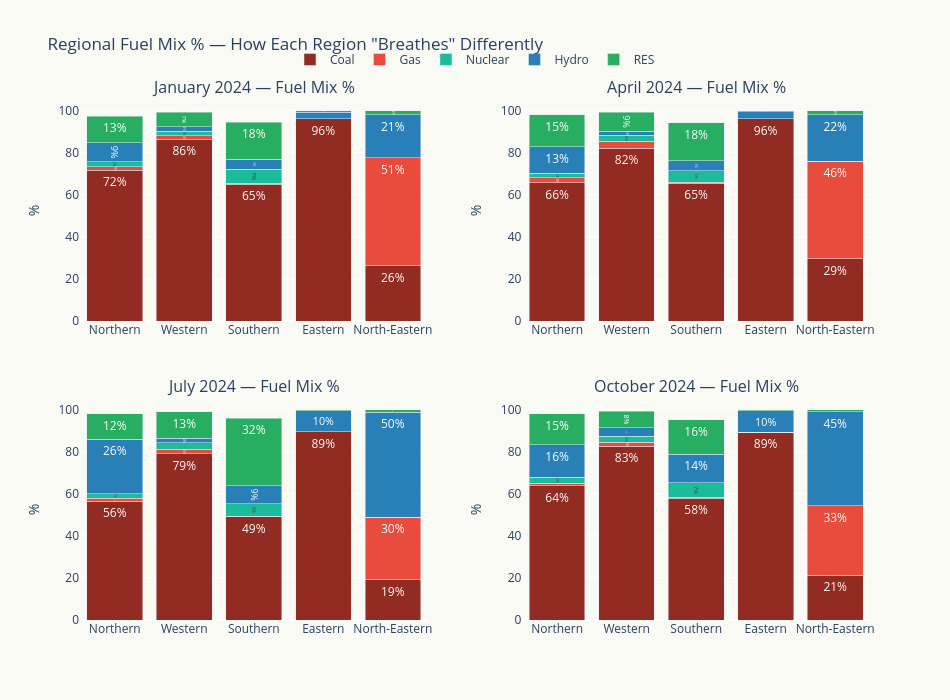

Write notebook code for a chart like this one.
### Code cell
# Percentage view — normalized stacked bars showing the "breathing" more clearly
fig = make_subplots(rows=2, cols=2,
                    subplot_titles=[f'{name} 2024 — Fuel Mix %' for name in snapshot_months.values()],
                    vertical_spacing=0.15, horizontal_spacing=0.12)

for idx, (m, mname) in enumerate(snapshot_months.items()):
    row, col = positions[idx]
    mdf = df[df['month'] == m]

    totals = [mdf[f'{r}: Total'].sum() for r in REGIONS]

    for fuel in fuel_order_display:
        vals = [100 * mdf[f'{r}: {fuel}'].sum() / totals[j] if totals[j] > 0 else 0
                for j, r in enumerate(REGIONS)]
        fig.add_trace(go.Bar(
            name=fuel,
            x=[REGION_NAMES[r] for r in REGIONS],
            y=vals,
            marker_color=FUEL_COLORS[fuel],
            showlegend=(idx == 0),
            legendgroup=fuel,
            text=[f'{v:.0f}%' for v in vals],
            textposition='inside',
        ), row=row, col=col)

fig.update_layout(
    barmode='stack',
    height=700, width=950,
    title='Regional Fuel Mix % — How Each Region "Breathes" Differently',
    plot_bgcolor=BG, paper_bgcolor=BG,
    legend=dict(orientation='h', yanchor='bottom', y=1.05, xanchor='center', x=0.5),
)
for i in range(1, 3):
    for j in range(1, 3):
        fig.update_yaxes(title_text='%', range=[0, 105], row=i, col=j)
fig.show()

### Figure 1 — Plotly figure (JSON) as saved in the notebook; plotly's stock layout.template omitted (floating-point values rounded to 4 significant figures)
{"data": [{"legendgroup": "Coal", "marker": {"color": "#922B21"}, "name": "Coal", "showlegend": true, "text": ["72%", "86%", "65%", "96%", "26%"], "textposition": "inside", "type": "bar", "x": ["Northern", "Western", "Southern", "Eastern", "North-Eastern"], "xaxis": "x", "y": [71.61, 86.32, 64.88, 96.13, 26.31], "yaxis": "y"}, {"legendgroup": "Gas", "marker": {"color": "#E74C3C"}, "name": "Gas", "showlegend": true, "text": ["2%", "2%", "1%", "0%", "51%"], "textposition": "inside", "type": "bar", "x": ["Northern", "Western", "Southern", "Eastern", "North-Eastern"], "xaxis": "x", "y": [1.763, 1.763, 0.5627, 0.0, 51.15], "yaxis": "y"}, {"legendgroup": "Nuclear", "marker": {"color": "#1ABC9C"}, "name": "Nuclear", "showlegend": true, "text": ["2%", "2%", "7%", "0%", "0%"], "textposition": "inside", "type": "bar", "x": ["Northern", "Western", "Southern", "Eastern", "North-Eastern"], "xaxis": "x", "y": [2.277, 2.009, 6.765, 0.0, 0.0], "yaxis": "y"}, {"legendgroup": "Hydro", "marker": {"color": "#2980B9"}, "name": "Hydro", "showlegend": true, "text": ["9%", "2%", "5%", "3%", "21%"], "textposition": "inside", "type": "bar", "x": ["Northern", "Western", "Southern", "Eastern", "North-Eastern"], "xaxis": "x", "y": [9.003, 2.27, 4.551, 3.016, 20.53], "yaxis": "y"}, {"legendgroup": "RES", "marker": {"color": "#27AE60"}, "name": "RES", "showlegend": true, "text": ["13%", "7%", "18%", "1%", "2%"], "textposition": "inside", "type": "bar", "x": ["Northern", "Western", "Southern", "Eastern", "North-Eastern"], "xaxis": "x", "y": [12.51, 6.728, 17.64, 0.8598, 2.007], "yaxis": "y"}, {"legendgroup": "Coal", "marker": {"color": "#922B21"}, "name": "Coal", "showlegend": false, "text": ["66%", "82%", "65%", "96%", "29%"], "textposition": "inside", "type": "bar", "x": ["Northern", "Western", "Southern", "Eastern", "North-Eastern"], "xaxis": "x2", "y": [65.71, 82.19, 65.48, 96.16, 29.49], "yaxis": "y2"}, {"legendgroup": "Gas", "marker": {"color": "#E74C3C"}, "name": "Gas", "showlegend": false, "text": ["2%", "3%", "1%", "0%", "46%"], "textposition": "inside", "type": "bar", "x": ["Northern", "Western", "Southern", "Eastern", "North-Eastern"], "xaxis": "x2", "y": [2.267, 3.212, 0.5393, 0.0, 46.3], "yaxis": "y2"}, {"legendgroup": "Nuclear", "marker": {"color": "#1ABC9C"}, "name": "Nuclear", "showlegend": false, "text": ["2%", "3%", "5%", "0%", "0%"], "textposition": "inside", "type": "bar", "x": ["Northern", "Western", "Southern", "Eastern", "North-Eastern"], "xaxis": "x2", "y": [2.192, 2.851, 5.406, 0.0, 0.0], "yaxis": "y2"}, {"legendgroup": "Hydro", "marker": {"color": "#2980B9"}, "name": "Hydro", "showlegend": false, "text": ["13%", "2%", "5%", "3%", "22%"], "textposition": "inside", "type": "bar", "x": ["Northern", "Western", "Southern", "Eastern", "North-Eastern"], "xaxis": "x2", "y": [12.72, 2.018, 4.662, 3.257, 22.15], "yaxis": "y2"}, {"legendgroup": "RES", "marker": {"color": "#27AE60"}, "name": "RES", "showlegend": false, "text": ["15%", "9%", "18%", "1%", "2%"], "textposition": "inside", "type": "bar", "x": ["Northern", "Western", "Southern", "Eastern", "North-Eastern"], "xaxis": "x2", "y": [15.15, 8.874, 18.01, 0.5826, 2.059], "yaxis": "y2"}, {"legendgroup": "Coal", "marker": {"color": "#922B21"}, "name": "Coal", "showlegend": false, "text": ["56%", "79%", "49%", "89%", "19%"], "textposition": "inside", "type": "bar", "x": ["Northern", "Western", "Southern", "Eastern", "North-Eastern"], "xaxis": "x3", "y": [56.35, 79.01, 48.95, 89.42, 19.22], "yaxis": "y3"}, {"legendgroup": "Gas", "marker": {"color": "#E74C3C"}, "name": "Gas", "showlegend": false, "text": ["2%", "2%", "0%", "0%", "30%"], "textposition": "inside", "type": "bar", "x": ["Northern", "Western", "Southern", "Eastern", "North-Eastern"], "xaxis": "x3", "y": [1.56, 2.015, 0.4271, 0.0, 29.67], "yaxis": "y3"}, {"legendgroup": "Nuclear", "marker": {"color": "#1ABC9C"}, "name": "Nuclear", "showlegend": false, "text": ["2%", "3%", "6%", "0%", "0%"], "textposition": "inside", "type": "bar", "x": ["Northern", "Western", "Southern", "Eastern", "North-Eastern"], "xaxis": "x3", "y": [2.05, 3.188, 5.83, 0.0, 0.0], "yaxis": "y3"}, {"legendgroup": "Hydro", "marker": {"color": "#2980B9"}, "name": "Hydro", "showlegend": false, "text": ["26%", "2%", "9%", "10%", "50%"], "textposition": "inside", "type": "bar", "x": ["Northern", "Western", "Southern", "Eastern", "North-Eastern"], "xaxis": "x3", "y": [25.83, 2.151, 8.523, 10.02, 49.88], "yaxis": "y3"}, {"legendgroup": "RES", "marker": {"color": "#27AE60"}, "name": "RES", "showlegend": false, "text": ["12%", "13%", "32%", "1%", "1%"], "textposition": "inside", "type": "bar", "x": ["Northern", "Western", "Southern", "Eastern", "North-Eastern"], "xaxis": "x3", "y": [12.28, 12.68, 32.14, 0.5608, 1.233], "yaxis": "y3"}, {"legendgroup": "Coal", "marker": {"color": "#922B21"}, "name": "Coal", "showlegend": false, "text": ["64%", "83%", "58%", "89%", "21%"], "textposition": "inside", "type": "bar", "x": ["Northern", "Western", "Southern", "Eastern", "North-Eastern"], "xaxis": "x4", "y": [63.87, 82.55, 57.88, 89.18, 21.24], "yaxis": "y4"}, {"legendgroup": "Gas", "marker": {"color": "#E74C3C"}, "name": "Gas", "showlegend": false, "text": ["1%", "2%", "1%", "0%", "33%"], "textposition": "inside", "type": "bar", "x": ["Northern", "Western", "Southern", "Eastern", "North-Eastern"], "xaxis": "x4", "y": [1.145, 1.927, 0.5549, 0.0, 33.09], "yaxis": "y4"}, {"legendgroup": "Nuclear", "marker": {"color": "#1ABC9C"}, "name": "Nuclear", "showlegend": false, "text": ["3%", "3%", "7%", "0%", "0%"], "textposition": "inside", "type": "bar", "x": ["Northern", "Western", "Southern", "Eastern", "North-Eastern"], "xaxis": "x4", "y": [2.758, 2.819, 6.694, 0.0, 0.0], "yaxis": "y4"}, {"legendgroup": "Hydro", "marker": {"color": "#2980B9"}, "name": "Hydro", "showlegend": false, "text": ["16%", "4%", "14%", "10%", "45%"], "textposition": "inside", "type": "bar", "x": ["Northern", "Western", "Southern", "Eastern", "North-Eastern"], "xaxis": "x4", "y": [15.56, 4.143, 13.62, 10.14, 44.63], "yaxis": "y4"}, {"legendgroup": "RES", "marker": {"color": "#27AE60"}, "name": "RES", "showlegend": false, "text": ["15%", "8%", "16%", "1%", "1%"], "textposition": "inside", "type": "bar", "x": ["Northern", "Western", "Southern", "Eastern", "North-Eastern"], "xaxis": "x4", "y": [14.57, 7.633, 16.3, 0.6832, 1.038], "yaxis": "y4"}], "layout": {"annotations": [{"font": {"size": 16}, "showarrow": false, "text": "January 2024 — Fuel Mix %", "x": 0.22, "xanchor": "center", "xref": "paper", "y": 1.0, "yanchor": "bottom", "yref": "paper"}, {"font": {"size": 16}, "showarrow": false, "text": "April 2024 — Fuel Mix %", "x": 0.78, "xanchor": "center", "xref": "paper", "y": 1.0, "yanchor": "bottom", "yref": "paper"}, {"font": {"size": 16}, "showarrow": false, "text": "July 2024 — Fuel Mix %", "x": 0.22, "xanchor": "center", "xref": "paper", "y": 0.425, "yanchor": "bottom", "yref": "paper"}, {"font": {"size": 16}, "showarrow": false, "text": "October 2024 — Fuel Mix %", "x": 0.78, "xanchor": "center", "xref": "paper", "y": 0.425, "yanchor": "bottom", "yref": "paper"}], "barmode": "stack", "height": 700, "legend": {"orientation": "h", "x": 0.5, "xanchor": "center", "y": 1.05, "yanchor": "bottom"}, "paper_bgcolor": "#FAFAF5", "plot_bgcolor": "#FAFAF5", "title": {"text": "Regional Fuel Mix % — How Each Region \"Breathes\" Differently"}, "width": 950, "xaxis": {"anchor": "y", "domain": [0.0, 0.44]}, "xaxis2": {"anchor": "y2", "domain": [0.56, 1.0]}, "xaxis3": {"anchor": "y3", "domain": [0.0, 0.44]}, "xaxis4": {"anchor": "y4", "domain": [0.56, 1.0]}, "yaxis": {"anchor": "x", "domain": [0.575, 1.0], "range": [0, 105], "title": {"text": "%"}}, "yaxis2": {"anchor": "x2", "domain": [0.575, 1.0], "range": [0, 105], "title": {"text": "%"}}, "yaxis3": {"anchor": "x3", "domain": [0.0, 0.425], "range": [0, 105], "title": {"text": "%"}}, "yaxis4": {"anchor": "x4", "domain": [0.0, 0.425], "range": [0, 105], "title": {"text": "%"}}}}
